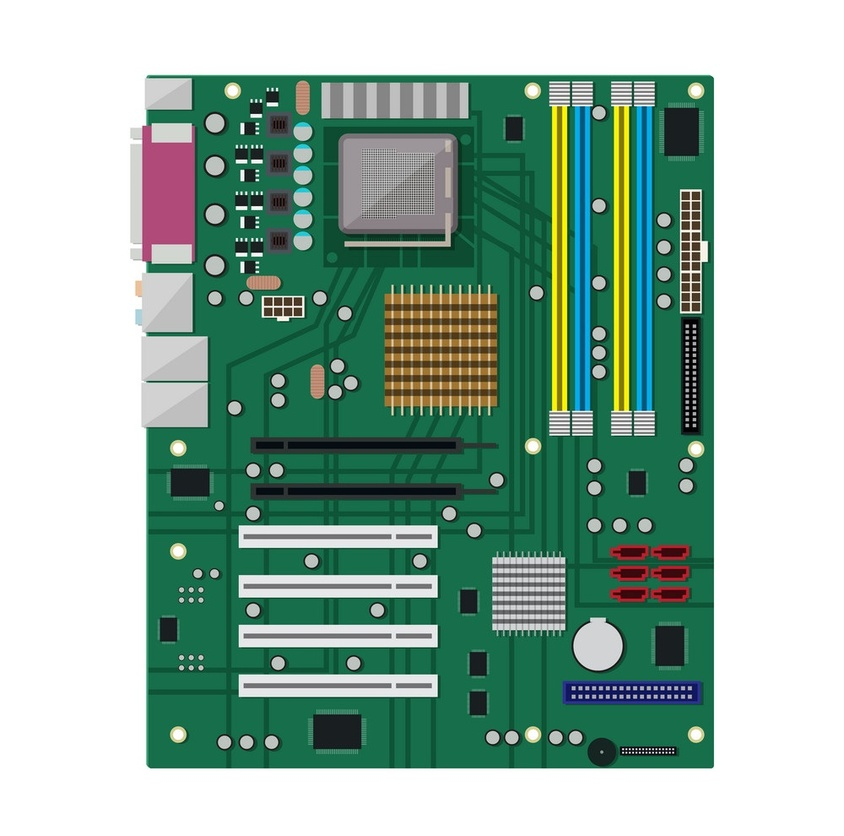
#> input picture circuit.jpg, 844 x 836 px, shrunk from 1000 x 990 before the run
$ python d.py
#> lines starting #> are read from the running program, lines starting #| are printed output that depends on the picture; after the words box and inside, x2 and y2 are one past the last pixel; in counts of white or black regions, pixels touching at a corner belong together
# -*- coding: utf-8 -*-
"""
Created on Tue May 12 21:31:14 2020

@author: best
"""
import cv2 as cv
import numpy as np

img_rgb = cv.imread('circuit.jpg')
#> img_rgb is the input picture: shape (836, 844, 3); mean B, G, R 163.4, 177.3, 148.5
img_gray = cv.cvtColor(img_rgb, cv.COLOR_BGR2GRAY)
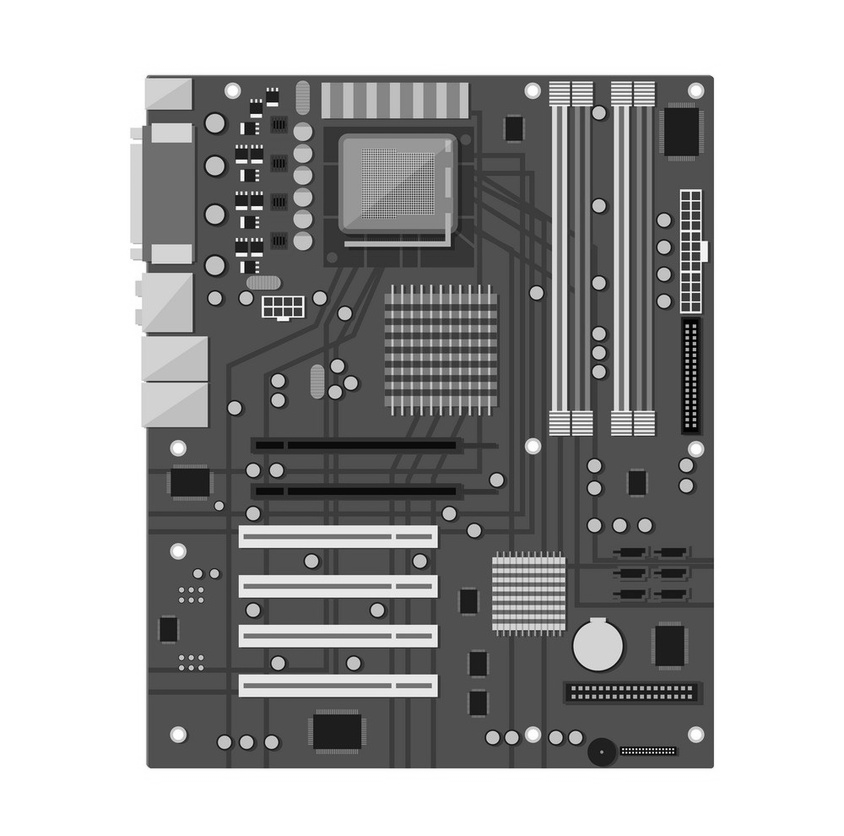
#> img_gray: shape (836, 844); min 0, max 255, mean 167.1
template = cv.imread('circuititem.jpg',0)
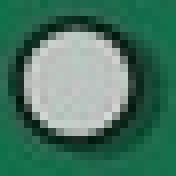
#> input picture circuititem.jpg, 22 x 22 px, shrunk from 26 x 26 before the run (shown 8 times larger)
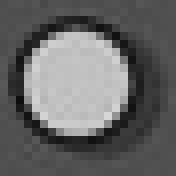
#> template: shape (22, 22) (shown 8 times larger); min 14, max 214, mean 102.2
w, h = template.shape[::-1]
#> w = 22; h = 22
res = cv.matchTemplate(img_gray,template,cv.TM_CCOEFF_NORMED)
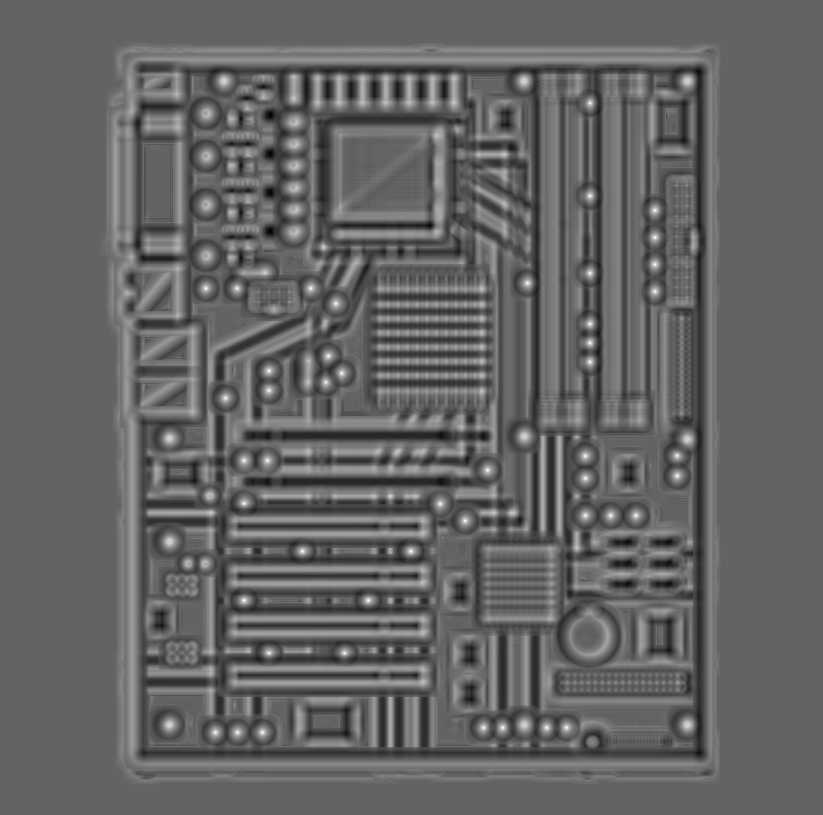
#> res: shape (815, 823) float32; min -0.636, max 0.996, mean 0.00458; drawn with min black and max white
threshold = 0.8
loc = np.where( res >= threshold)
#> loc = 202 positions, rows 102 to 733, columns 205 to 677

a=0
for pt in zip(*loc[::-1]):
    cv.rectangle(img_rgb, pt, (pt[0] + w, pt[1] + h), (0,0,255), 2)
    a=1+a
#> this loop made 202 passes
#> pt on passes 1 to 3: (589, 102), (590, 102), (589, 103)
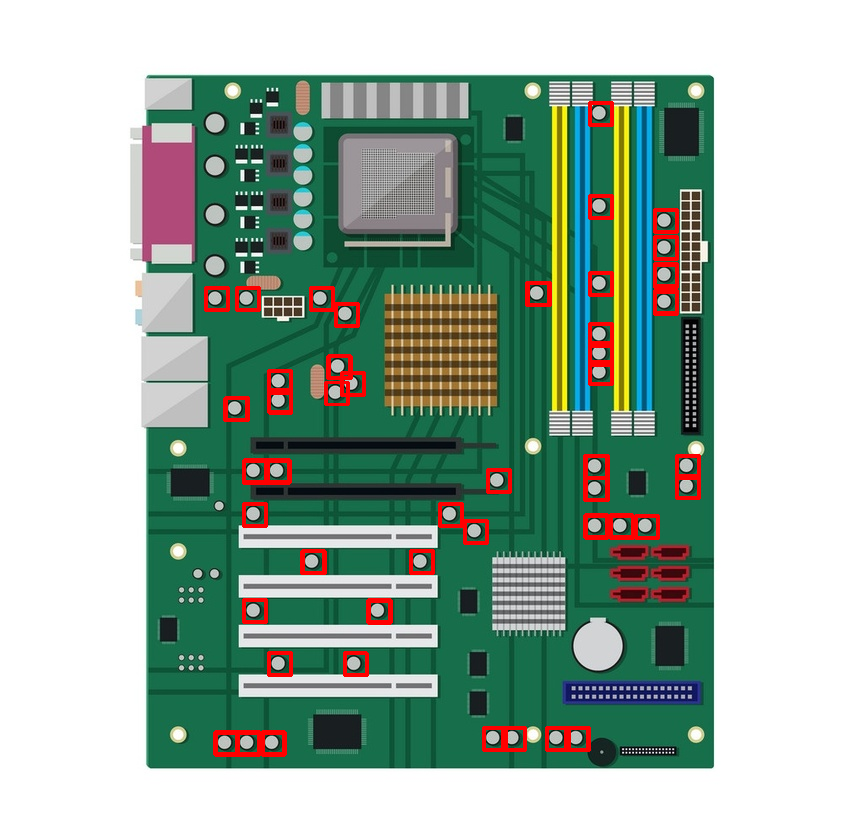
#> img_rgb: shape (836, 844, 3); 2.32% of pixels changed, all inside (x1, y1, x2, y2) = (204, 101, 701, 757)
#> after the loop, a = 202

cv.imwrite('detectedpic.png',img_rgb)
print(a)
#| 202
